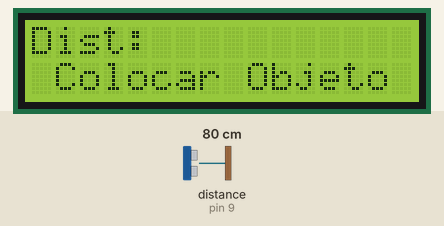
The sketch below on a simulated Arduino Nano, built with avr-gcc and run on an emulated ATmega328P. Shown: 16×2 character LCD. Wiring (inferred from the names in the program): ultrasonic range finder: trigger pin 10; echo pin 9. Inputs (shaded band) come from the test bench; at power-on: distance to the obstacle (sensor on pin 9) 80 cm. The echo pulse lasts 58.3 µs per cm; what the sketch prints to the serial monitor is not drawn.

Above: at 3.2 s.
At 7.3 s:
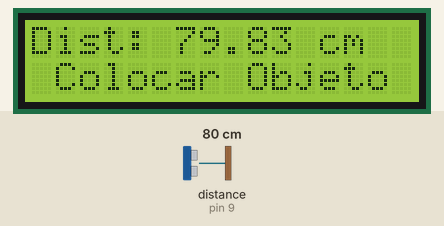
7.4 s: distance to the obstacle (sensor on pin 9) set to 96 cm
At 8.6 s:
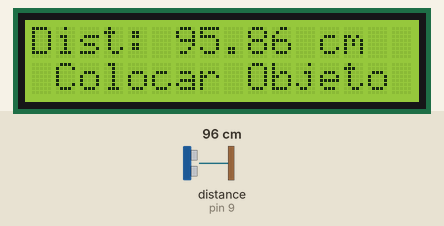
9.7 s: distance to the obstacle (sensor on pin 9) set to 104 cm
At 11.4 s:
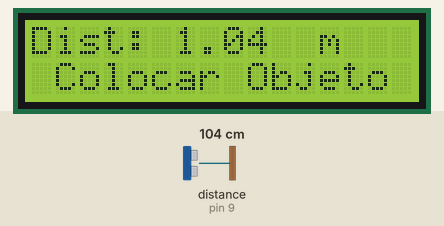
11.7 s: distance to the obstacle (sensor on pin 9) set to 2 cm
At 15.1 s:
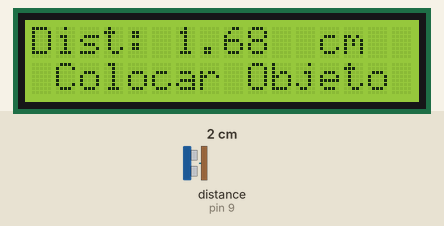
Timing chart, 0 to 16.6 s (numbered marks = the images above; inputs shaded):
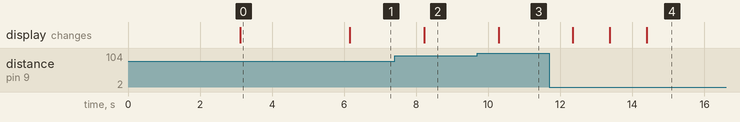

Measured:
- the behaviour switches between 100 and 101 cm on distance to the obstacle (sensor on pin 9) (found by bisection; images 2 and 3)
- after the input at 7.4 s, the display: changes after 0.82 s (image 2)
- after the input at 9.7 s, the display: changes after 0.59 s (image 3)
- after the input at 11.7 s, the display: changes after 0.65 s (image 4)
- what the display in image 0 shows lasts 3.1 s, from 3.1 s to 6.2 s

The sketch:

Distancia_HC-SR04.ino
```cpp
/*-------------------------------------------------------------------------------
  Practica numero 12 - Medidor de distancia con HC-SR04.
  Desc: Implementando una placa de desarrollo Arduino NANO junto con el sensor
  ultrasónico HC-SR04 se realizará mediciones de distancia, marcando a cuantos
  metros o centímetros esta un objeto dentro del rango del sensor, esta se vera
  desplegada por medio de un LCD 16x2.

  Atzin Inyan Reyes Gutiérrez.
-------------------------------------------------------------------------------*/

// Seccion 1 - Definicion de variables y objetos --------------------------------
// Librerias
#include<Wire.h>
#include <LiquidCrystal_I2C.h>

// Definiciones
#define TRIG 10       // trigger en pin 10
#define ECO 9         // echo en pin 9

// Objetos
LiquidCrystal_I2C lcd(0x27,16,2);

// Variables
float DURACION;
float DISTANCIA;

//-------------------------------------------------------------------------------

// Seccion 2 - Configuracion del arduino ----------------------------------------

void setup() {
  // Iniciacion de Variables
  pinMode(TRIG, OUTPUT);  // trigger como salida
  pinMode(ECO, INPUT);    // echo como entrada
  Serial.begin(9600);

  // Iniciacion del LCD
  lcd.init();
  lcd.backlight();
  lcd.clear();

  // Mensaje Inicial
  lcd.setCursor(1,0);
  lcd.print(". ArduMedidor ."); // Mensaje a desplegar
  lcd.setCursor(0,1);
  lcd.print("- Iniciando... -"); // Mensaje 2 a desplegar
  delay(3000); // espera 3 segundos con el mensaje estatico

  // Imagen del LCD
  lcd.clear();
  lcd.setCursor(0,0);
  lcd.print("Dist:");
  lcd.setCursor(1,1);
  lcd.print("Colocar Objeto");
  delay(3000);
}

//-------------------------------------------------------------------------------

// Seccion 3 - Loob Infinito ----------------------------------------------------

void loop() {
  // Iniciando Los sensores
  digitalWrite(TRIG, HIGH);       // generacion del pulso a enviar
  delay(1);                       // al pin conectado al trigger
  digitalWrite(TRIG, LOW);        // del sensor

  // Duracion
  DURACION = pulseIn(ECO, HIGH);  // con funcion pulseIn se espera un pulso

  // Distancia
  DISTANCIA = (DURACION/2) / 29.1;    // distancia medida en centimetros

  Serial.println(DISTANCIA);

  // Impresion de variable
  if(DISTANCIA < 500){
    // Metros
    if(DISTANCIA >= 100){
      // Borrar la parte importante
      Borrar();

      // Imprecion en LCD
      lcd.setCursor(6, 0);
      lcd.print(DISTANCIA/100, 2);
      lcd.setCursor(12, 0);
      lcd.print("m");
    }

    // centimetros
    else if(DISTANCIA < 100){
      // Borrar la parte importante
      Borrar();

      // Imprecion en LCD
      lcd.setCursor(6, 0);
      lcd.print(DISTANCIA, 2);
      lcd.setCursor(12, 0);
      lcd.print("cm");
    }
  }
  else{
    // Borrar la parte necesaria
    Borrar();

    // Fuera de Rango
    lcd.setCursor(6, 0);
    lcd.print("Fuera Ran.");
  }

  // Retardo
  delay(1000);
}

//-------------------------------------------------------------------------------

// Seccion 4 - Funciones --------------------------------------------------------
void Borrar(){
  for(int i = 6; i <= 15; i++){
    lcd.setCursor(i, 0);
    lcd.print(" ");
  }
}
//-------------------------------------------------------------------------------
```
